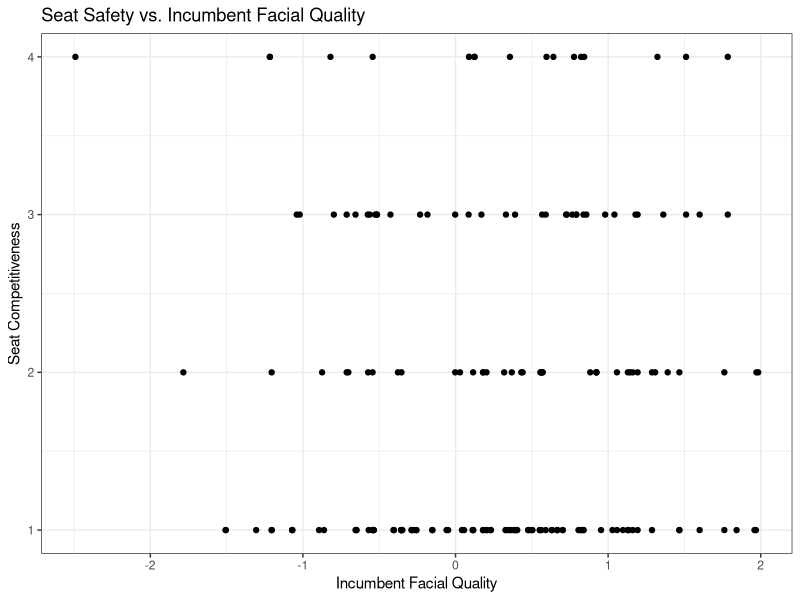

This figure's R source: (Note: this script raises an error after producing the figure.)
#### Week 1 Blog Post ####
#### Gov 1372: Political Psychology ####
#### Yanxi Fang, Fall 2021 ####

####-----------------------------------#
#### Set-Up ####
####-----------------------------------#

# load packages
library(tidyverse)
library(gridExtra)

# read data
face_df <- read_csv("senate_data.csv")

####-----------------------------------#
#### Data Cleaning ####
####-----------------------------------#

# filter for only incumbents
# (since incumbents are the population of interest in Q7)
face_df <- face_df %>%
  filter(incumbent == TRUE)

# create new variable to code for competitiveness/safety
# 1 being the safest (e.g. Dem in `SolidDem` or Republican in `SolidRep`)
# 2 being the second-safest (e.g. Dem in `LikelyDem` or Republican in `LikelyRep`)
# 3 being the middle (e.g. Dem in `LeanDem` or Republican in `LeanRep`)
# 4 being the second-least safe (e.g. Dem in `TossupDem` or Republican in `TossupRep`)
# 5 being the least safe (e.g. Dem in `TossupRep` or Republican in `TossupDem`)
# (need to check assumption: no Dem incumbents in Republican-likely/-solid seats and vice versa)
# note: there are some coding issues with the data set (capitalized U vs. lowercase U in `tossup`)
face_df <- face_df %>%
  mutate(competition = ifelse(cook == "TossupRep" & party == "dem", 5,
                              ifelse(cook == "TossupDem" & party == "rep", 5,
                              ifelse(cook == "TossUpRep" & party == "dem", 5,
                              ifelse(cook == "TossUpDem" & party == "rep", 5,
                              ifelse(cook == "TossupDem" & party == "dem", 4,
                              ifelse(cook == "TossupRep" & party == "rep", 4,
                              ifelse(cook == "TossUpDem" & party == "dem", 4,
                              ifelse(cook == "TossUpRep" & party == "rep", 4,
                              ifelse(cook == "LeanRep" | cook == "LeanDem", 3,
                              ifelse(cook == "LikelyDem" | cook == "LikelyRep", 2, 1)))))))))))
# check assumption
table(face_df$cook, face_df$party)

# check data
table(face_df$competition)
# as it turns out, there is only one observation where the seat is "most competitive"

# this outlier will be converted to a 4 to make everything else easier
face_df <- face_df %>%
  mutate(comp = ifelse(competition == 1, 1,
                ifelse(competition == 2, 2,
                ifelse(competition == 3, 3, 4))))

# check data again
table(face_df$comp)

####-----------------------------------#
#### Visualization 1 ####
####-----------------------------------#

# competition vs face rating
a <- face_df %>%
  ggplot(aes(x = comp, y = face_rating)) +
  geom_point(aes(color = party)) +
  scale_color_manual(values = c("cornflowerblue", "firebrick2")) +
  xlab("Seat Competitiveness") +
  ylab("Incumbent Facial Quality") +
  ggtitle("Seat Safety vs. Incumbent Facial Quality") +
  geom_smooth(method = "lm", se = FALSE, color = 'black') +
  theme_bw()

# competition vs face rating, by party
b <- face_df %>%
  ggplot(aes(x = comp, y = face_rating, color = party)) +
  geom_point() +
  scale_color_manual(values = c("cornflowerblue", "firebrick2")) +
  xlab("Seat Competitiveness") +
  ylab("Incumbent Facial Quality") +
  ggtitle("Seat Safety vs. Incumbent Facial Quality") +
  geom_smooth(method = "lm", se = FALSE) +
  theme_bw()

# combine two graphs
ggsave("seatsafety_incumbentface.png", arrangeGrob(a, b, nrow = 1), height = 4, width = 12)

# numbers associated with the plots

# overall (no distinction between parties)
summary(lm(face_rating ~ comp, data = face_df))

# distinction between the two parties
face_dem <- face_df %>%
  filter(party == "dem")
face_rep <- face_df %>%
  filter(party == "rep")

summary(lm(face_rating ~ comp, data = face_dem))
summary(lm(face_rating ~ comp, data = face_rep))

# none of these three linear relationships are particularly useful!

####-----------------------------------#
#### Visualization 2 ####
####-----------------------------------#

# this visualization will adopt the ordered multinomial logit model from the MASS package
# from Gelman and Hill (2007), Chapter 6
# (Data Analysis Using Regression and Multilevel/Hierarchical Models)

# load an additional package
library(MASS)

# now switching the axes: face quality on horizontal, seat competitiveness on vertical
face_df %>%
  ggplot(aes(x = face_rating, y = comp)) +
  geom_point() +
  xlab("Incumbent Facial Quality") +
  ylab("Seat Competitiveness") +
  ggtitle("Seat Safety vs. Incumbent Facial Quality") +
  theme_bw()

# modify the outcome variable to become a factor
face_df$comp_factor <- as.factor(face_df$comp)

# fit the ordered logit model
d <- polr(comp_factor ~ face_rating, data = face_df)
summary(d)

# graphical summary of logit model
invlogit <- function(Xb) {
  1/(1+exp(-Xb))
  }

expected <- function(x, c1.5, c2.5, c3.5, sigma) {
  p1.5 <- invlogit((x-d$zeta[1])/1/d$coefficients[1])
  p2.5 <- invlogit((x-d$zeta[2])/1/d$coefficients[1])
  p3.5 <- invlogit((x-d$zeta[3])/1/d$coefficients[1])
  return ((1*(1-p1.5) + 2*(p1.5-p2.5) + 3*(p2.5-p3.5) + 4*p3.5))
}

png("seatsafety_incumbentface_orderedlogit.png", height = 1200, width = 2400, res = 300)

plot (face_df$face_rating, face_df$comp_factor, xlim=c(-2,2), ylim=c(1,4),
      xlab = "Incumbent Facial Quality", ylab = "Seat Competitiveness",
      main = "Facial Quality vs Seat Competitiveness, Ordered Logit Model")
lines (rep (d$zeta[1]/d$coefficients[1], 2), c(1,2))
lines (rep (d$zeta[2]/d$coefficients[1], 2), c(2,3))
lines (rep (d$zeta[3]/d$coefficients[1], 2), c(3,4))
curve (expected (x, d$zeta[1]/d$coefficients[1],
                    d$zeta[2]/d$coefficients[1],
                    d$zeta[3]/d$coefficients[1],
                    1/d$coefficients[1]), add=TRUE)

dev.off()

# cut-off points
d$zeta[1]/d$coefficients[1]
d$zeta[2]/d$coefficients[1]
d$zeta[3]/d$coefficients[1]
# interestingly large values for the second and third cut-offs!

